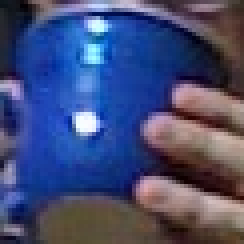
//> input picture images/BlueCup.jpg, 61 x 61 px (shown 4 times larger)
$ ./color_filter_image ../images/BlueCup.jpg   (built with g++ and OpenCV 4)
//> lines starting //> are read from the running program, lines starting //| are printed output that depends on the picture
#include <opencv2/opencv.hpp>

int main( int argc, char** argv ) {

    cv::Mat img_rgb, img_gry, img_cny;

    cv::namedWindow( "Example Gray",  cv::WINDOW_AUTOSIZE );
    cv::namedWindow( "Example Canny", cv::WINDOW_AUTOSIZE );

    img_rgb = cv::imread( argv[1] );
//> img_rgb is the input picture: 61 rows x 61 cols, CV_8UC3; mean B, G, R 117.6, 76.4, 68

    //convertimos la imagen a escala de grises
    cv::cvtColor( img_rgb, img_gry, cv::COLOR_BGR2GRAY);
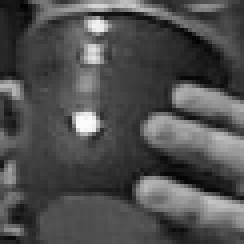
//> img_gry: 61 rows x 61 cols, CV_8UC1 (shown 4 times larger); min 2, max 252, mean 78.6
    cv::imshow( "Example Gray", img_gry );

    //deteccion de siluetas con Canny, tenemos que pasar la foto primero a escala de grises
    //por que necesita una imagen de un solo canal(simular colores cambiando el brillo de un
    //solo color como en escala de grises)
    cv::Canny( img_gry, img_cny, 10, 100, 3, true );
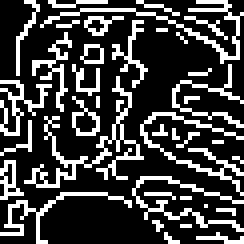
//> img_cny: 61 rows x 61 cols, CV_8UC1 (shown 4 times larger); 25.3% white in thin lines or dots
    cv::imshow( "Example Canny", img_cny );

    cv::waitKey(0);

}

$ run again, on images/face.jpg
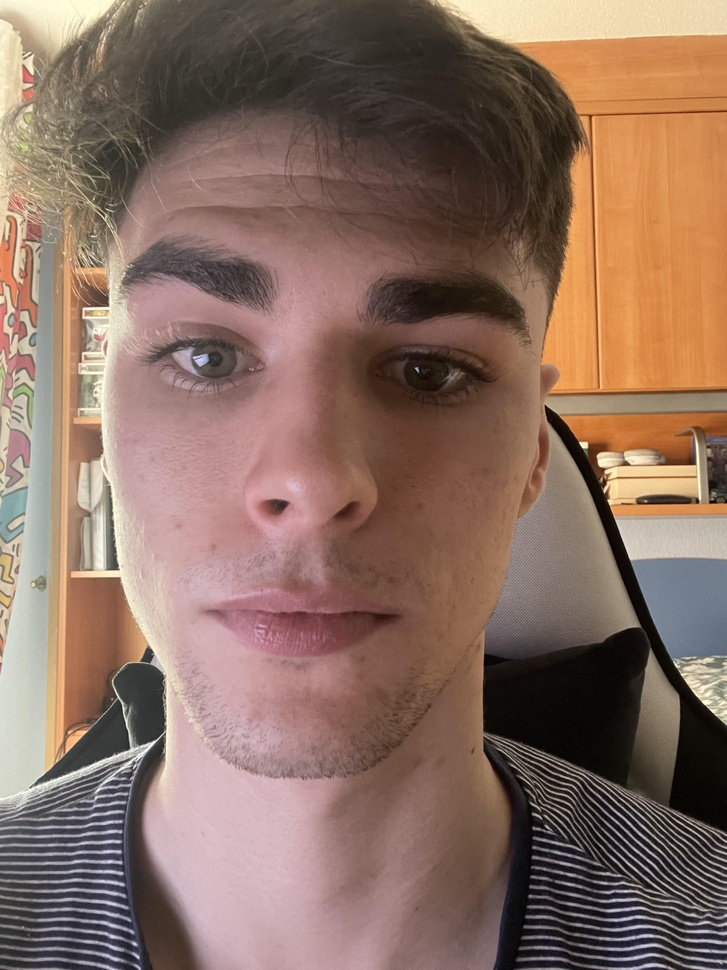
//> input picture images/face.jpg, 727 x 970 px, shrunk from 2316 x 3088 before the run
//> img_rgb is the input picture: 970 rows x 727 cols, CV_8UC3; mean B, G, R 97.3, 110.6, 138
//> `cv::cvtColor( img_rgb, img_gry, cv::COLOR_BGR2GRAY);`:
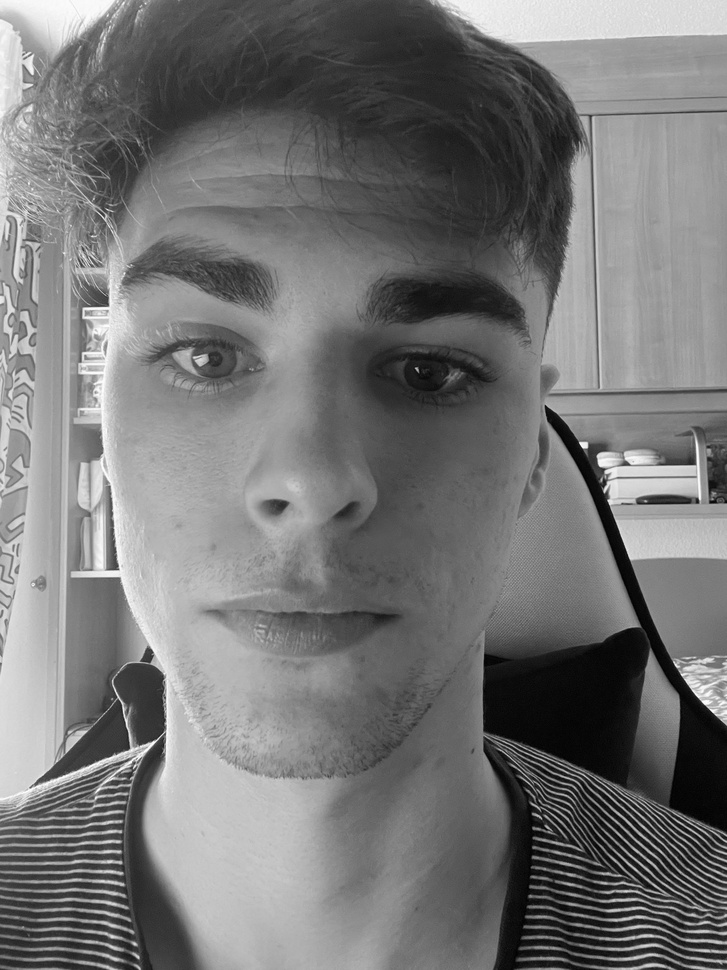
//> img_gry: 970 rows x 727 cols, CV_8UC1; min 0, max 255, mean 117.3
//> `cv::Canny( img_gry, img_cny, 10, 100, 3, true );`:
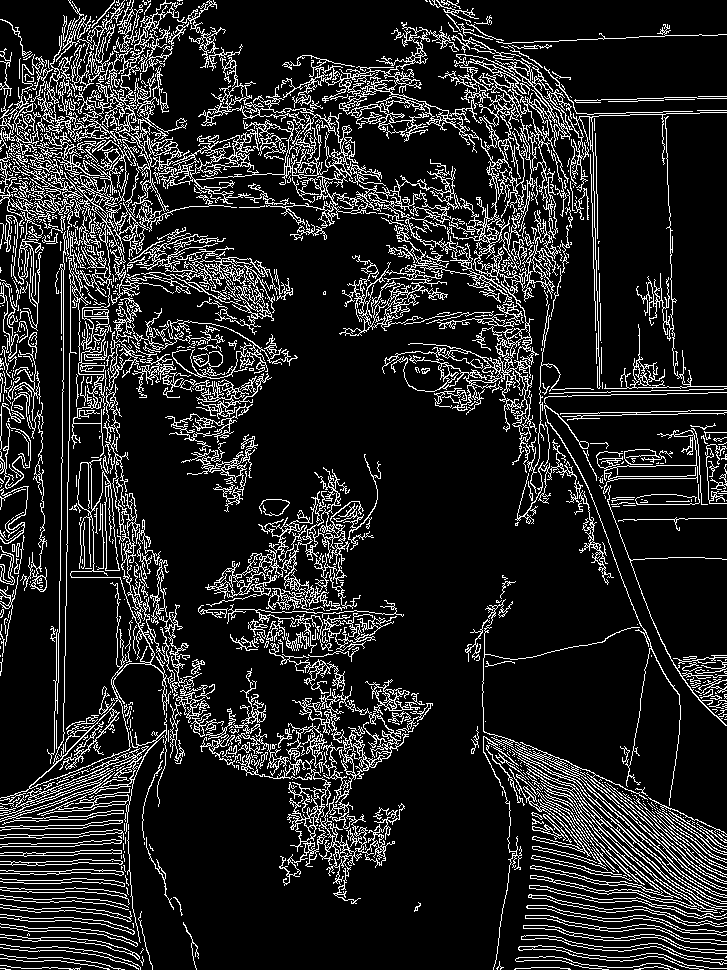
//> img_cny: 970 rows x 727 cols, CV_8UC1; 14.3% white in thin lines or dots

$ run again, on images/faceScene.jpg
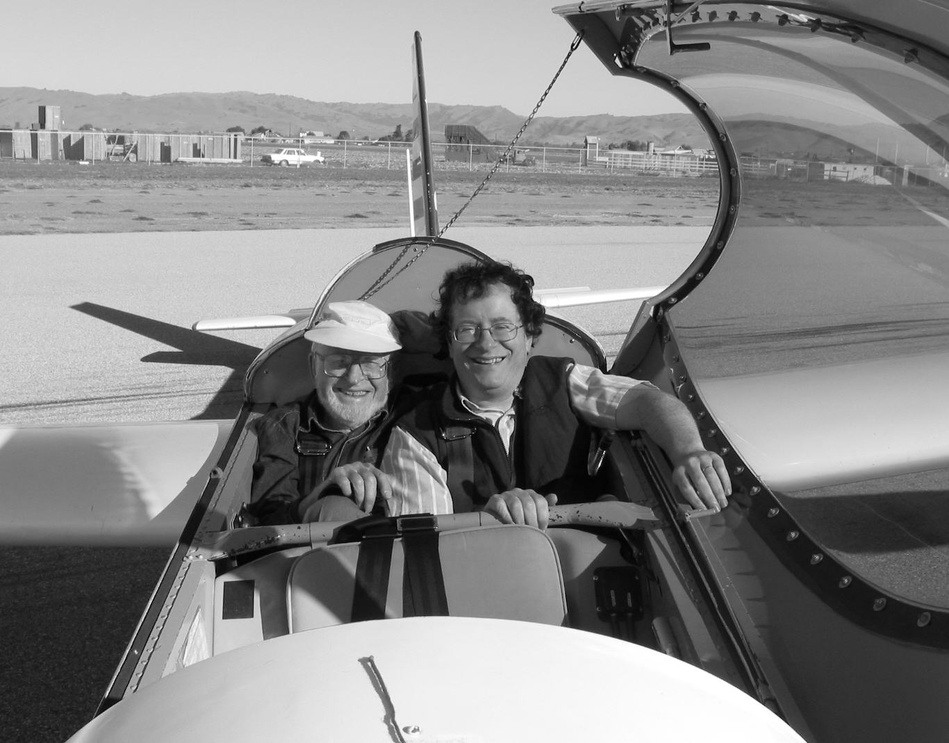
//> input picture images/faceScene.jpg, 949 x 743 px, shrunk from 1366 x 1070 before the run
//> img_rgb is the input picture: 743 rows x 949 cols, CV_8UC3; min 0, max 255, mean 135.5
//> `cv::Canny( img_gry, img_cny, 10, 100, 3, true );`:
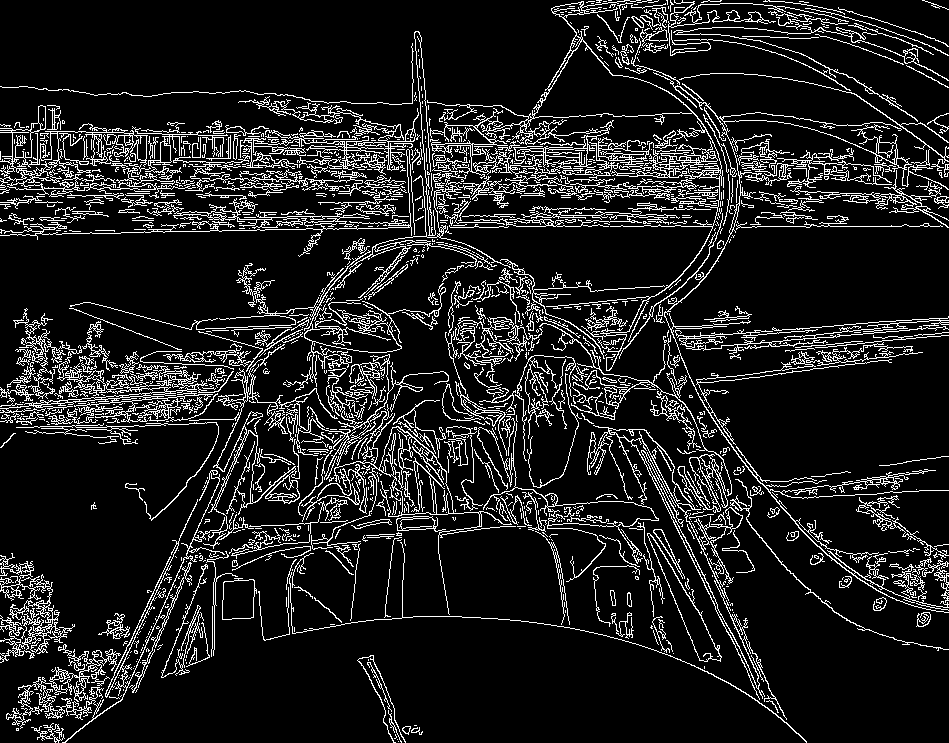
//> img_cny: 743 rows x 949 cols, CV_8UC1; 12.2% white in thin lines or dots
